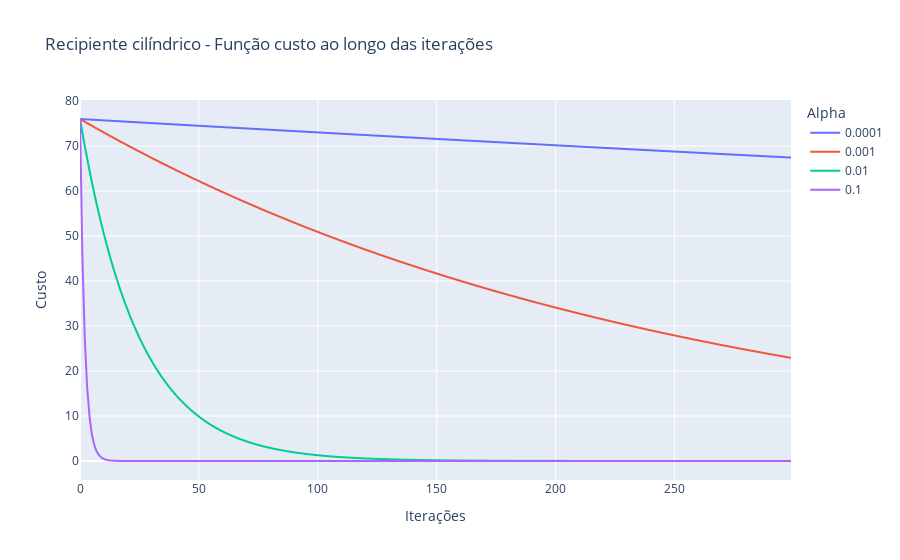

Notebook cell for this chart:
### Markdown cell above
## **Questão 4b** - Recipiente cilíndrico

De modo similar ao problema da cerca do fazendeiro, foram utilizados os valores de $\alpha$ de $10^{n}$, sendo $n = [-4, -3, -2, -1]$. Com os valores de alpha acima de $1$, foi notada uma divergência tão acentuada a ponto de afetar a representação do gráfico da função custo; por tanto, utilizaremos para comparação apenas os valores que demonstram convergência com o passar das iterações.

O algoritmo foi rodado por 300 iterações com a mesma inicialização de variáveis para cada valor de $\alpha$.

Abaixo, está a implementação de código para a otimização do problema do recipiente cilíndrico mediante algoritmo do gradiente.

### Code cell
#Função do cálculo do gradiente
def gradientCylinder(r, alpha):
    cost_prox = (-0.3 * math.pi() * r) + (37.5*math.pi()*(r**(-2)))
    r_prox = r + (alpha * cost_prox)
    h_prox = 375/(r_prox**2)
    return r_prox, h_prox, cost_prox

#Variáveis de controle dos valores de alpha
min_exp = -4
max_exp = -1

#Variáveis para composição do dataframe
df_recipiente = pd.DataFrame()
column_names = []

#Processo iterativo de treinamento
for j in range(min_exp, max_exp + 1):
    r = 1.0
    h = 375/(r**2)
    cost = 0.0  
    iter = np.empty(0)
    cost_array = np.empty(0)
    for i in range(0, 300):
        r, h, cost = gradientArea(r, 10**j)
        iter = np.append(iter, i)
        cost_array = np.append(cost_array, cost)
    if(j == min_exp):
        df_recipiente['Iteração'] = iter
    name = str(10**j)
    column_names.append(name)
    df_recipiente[name] = cost_array

#Exibição do gráfico
fig = px.line(df_recipiente, x="Iteração", y=column_names, title="Recipiente cilíndrico - Função custo ao longo das iterações")
fig.update_xaxes(title_text='Iterações')
fig.update_yaxes(title_text='Custo')
fig.update_layout(legend_title_text='Alpha')
fig.show()

### Figure 1 — Plotly figure (JSON) as saved in the notebook; plotly's stock layout.template omitted (floating-point values rounded to 4 significant figures; data arrays with more than 128 entries replaced by an {"elided": "..."} marker saying what was removed)
{"data": [{"hovertemplate": "variable=0.0001<br>Iteração=%{x}<br>value=%{y}<extra></extra>", "legendgroup": "0.0001", "line": {"color": "#636efa", "dash": "solid"}, "marker": {"symbol": "circle"}, "mode": "lines", "name": "0.0001", "showlegend": true, "type": "scattergl", "x": {"elided": "300 int values"}, "xaxis": "x", "y": {"elided": "300 float values"}, "yaxis": "y"}, {"hovertemplate": "variable=0.001<br>Iteração=%{x}<br>value=%{y}<extra></extra>", "legendgroup": "0.001", "line": {"color": "#EF553B", "dash": "solid"}, "marker": {"symbol": "circle"}, "mode": "lines", "name": "0.001", "showlegend": true, "type": "scattergl", "x": {"elided": "300 int values"}, "xaxis": "x", "y": {"elided": "300 float values"}, "yaxis": "y"}, {"hovertemplate": "variable=0.01<br>Iteração=%{x}<br>value=%{y}<extra></extra>", "legendgroup": "0.01", "line": {"color": "#00cc96", "dash": "solid"}, "marker": {"symbol": "circle"}, "mode": "lines", "name": "0.01", "showlegend": true, "type": "scattergl", "x": {"elided": "300 int values"}, "xaxis": "x", "y": {"elided": "300 float values"}, "yaxis": "y"}, {"hovertemplate": "variable=0.1<br>Iteração=%{x}<br>value=%{y}<extra></extra>", "legendgroup": "0.1", "line": {"color": "#ab63fa", "dash": "solid"}, "marker": {"symbol": "circle"}, "mode": "lines", "name": "0.1", "showlegend": true, "type": "scattergl", "x": {"elided": "300 int values"}, "xaxis": "x", "y": {"elided": "300 float values"}, "yaxis": "y"}], "layout": {"legend": {"title": {"text": "Alpha"}, "tracegroupgap": 0}, "title": {"text": "Recipiente cilíndrico - Função custo ao longo das iterações"}, "xaxis": {"anchor": "y", "domain": [0, 1], "title": {"text": "Iterações"}}, "yaxis": {"anchor": "x", "domain": [0, 1], "title": {"text": "Custo"}}}}
